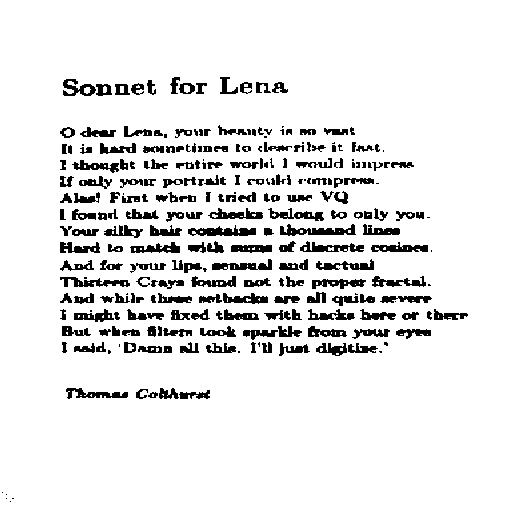
%> input picture assignment2/son3.gif, 512 x 512 px
$ octave Question2_modifications.m   (GNU Octave 9; MATLAB toolbox functions it lacks are replaced by stand-ins)
%> lines starting %> are read from the running program, lines starting %| are printed output that depends on the picture; in (x1, y1, x2, y2) boxes, pixels count from 0 and x2, y2 are one past the last pixel; in counts of white or black regions, pixels touching at a corner belong together; the program's own positions count from 1
% Yash Patel, 201301134 %
% CSE, IIIT-H %

% Read the actaul image. %
im = double(imread('son3.gif'));
%> im: size 512x512 double; values 0 (black) and 1 (white), 90.8% white; 263 black regions (46 under 20 px), largest, box (x1, y1, x2, y2) and area: (280, 224, 356, 236) 471, (188, 225, 256, 236) 446, (300, 241, 364, 252) 364

% Read the three rotated images. %
im_1 = double(imread('son3rot1.gif'));
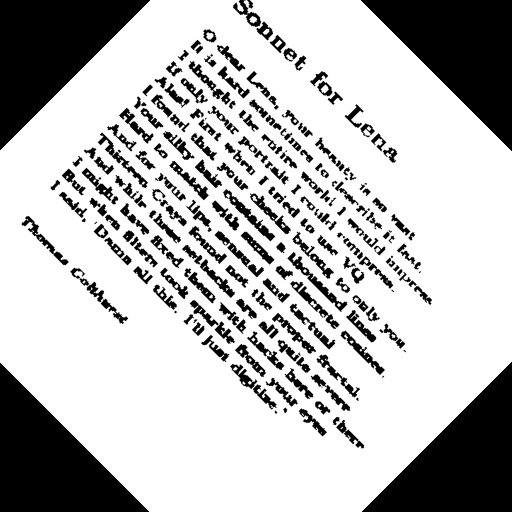
%> input picture assignment2/son3rot1.gif, 512 x 512 px
%> im_1: size 512x512 double; min 0, max 255, mean 187.4; mean of the top-left, top-right, bottom-left and bottom-right quarters 174, 190.7, 197.7, 187.3
im_2 = double(imread('son3rot2.gif'));
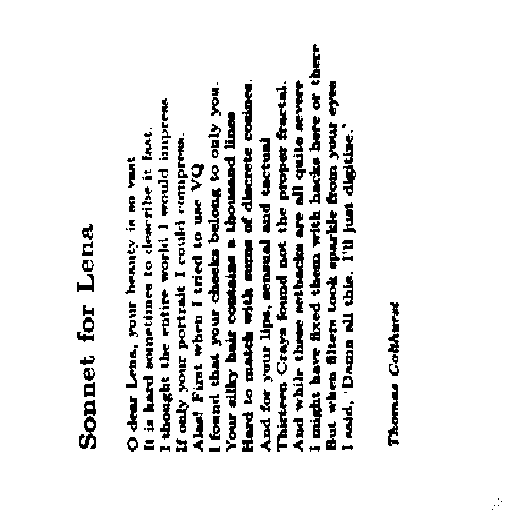
%> input picture assignment2/son3rot2.gif, 512 x 512 px
%> im_2: size 512x512 double; values 0 (black) and 1 (white), 9.2% white; 263 white regions (46 under 20 px), largest, box (x1, y1, x2, y2) and area: (224, 156, 236, 232) 471, (225, 256, 236, 324) 446, (241, 148, 252, 212) 364
im_3 = double(imread('son3rot3.gif'));
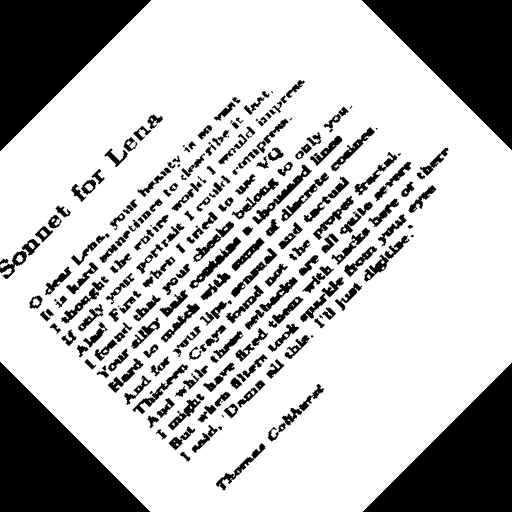
%> input picture assignment2/son3rot3.gif, 512 x 512 px
%> im_3: size 512x512 double; min 0, max 254, mean 3.6

% Take DFTs of these images. %
dft_o = fft2(im);
dft_o = fftshift(dft_o);

dft_1 = fft2(im_1);
dft_1 = fftshift(dft_1);

dft_2 = fft2(im_2);
dft_2 = fftshift(dft_2);

dft_3 = fft2(im_3);
dft_3 = fftshift(dft_3);

%figure, imshow(mat2gray(abs(log(1 + dft_o)))), title('Original Image')
%figure, imshow(mat2gray(abs(log(1 + dft_1)))), title('Image 1')
%figure, imshow(mat2gray(abs(log(1 + dft_2)))), title('Image 2')
%figure, imshow(mat2gray(abs(log(1 + dft_3)))), title('Image 3')

ln_o = mat2gray(abs(log(1 + dft_o)));
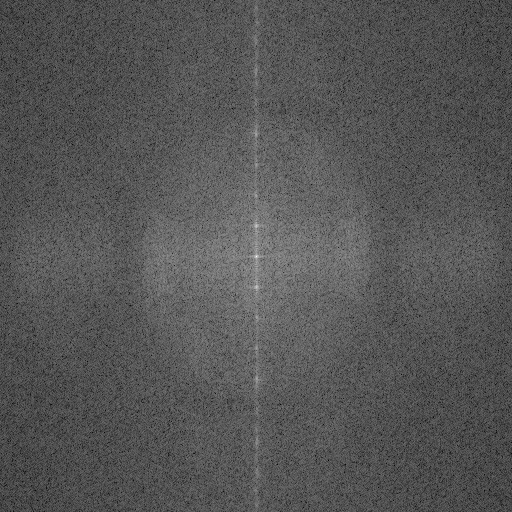
%> ln_o: size 512x512 double; min 0, max 1, mean 0.338
ln_1 = mat2gray(abs(log(1 + dft_1)));
ln_2 = mat2gray(abs(log(1 + dft_2)));
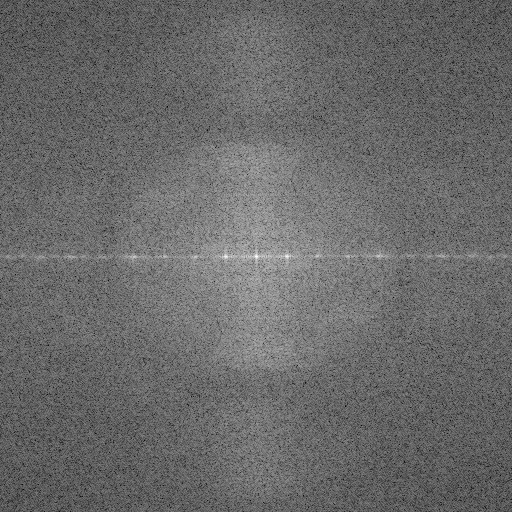
%> ln_2: size 512x512 double; min 0, max 1, mean 0.416
ln_3 = mat2gray(abs(log(1 + dft_3)));
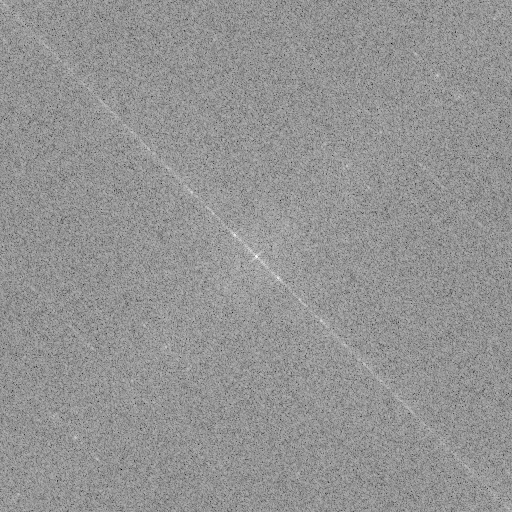
%> ln_3: size 512x512 double; min 0, max 1, mean 0.58

bw_o = im2bw(ln_o, 0.80);
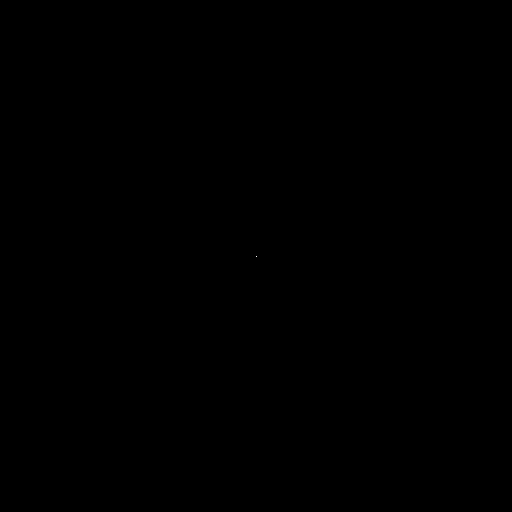
%> bw_o: size 512x512 logical; 0% white in thin lines or dots, all inside (x1, y1, x2, y2) = (256, 256, 257, 257)
bw_1 = im2bw(ln_1, 0.80);
%> bw_1: size 512x512 logical; 0.01% white in thin lines or dots, all inside (x1, y1, x2, y2) = (234, 234, 279, 279)
bw_2 = im2bw(ln_2, 0.80);
%> bw_2: size 512x512 logical; 0.02% white in thin lines or dots, all inside (x1, y1, x2, y2) = (195, 254, 318, 259)
bw_3 = im2bw(ln_3, 0.80);
%> bw_3: size 512x512 logical; 0.02% white in thin lines or dots, all inside (x1, y1, x2, y2) = (75, 75, 438, 438)

[r1 c1] = find(bw_1 == max(max(bw_1)));
%> r1 = 21 values from 235 to 279; c1 = 21 values from 235 to 279
[r2 c2] = find(bw_2 == max(max(bw_2)));
%> r2 = 47 values from 255 to 259; c2 = 47 values from 196 to 318
[r3 c3] = find(bw_3 == max(max(bw_3)));
%> r3 = 51 values from 76 to 438; c3 = 51 values from 76 to 438

size_1 = size(r1);
%> size_1 = [21 1]
size_2 = size(r2);
%> size_2 = [47 1]
size_3 = size(r3);
%> size_3 = [51 1]

ind_min_r1 = find(r1 == min(r1));
%> ind_min_r1 = [19; 20]
ind_max_r1 = find(r1 == max(r1));
%> ind_max_r1 = [2; 3]

%> (the run ends here)
